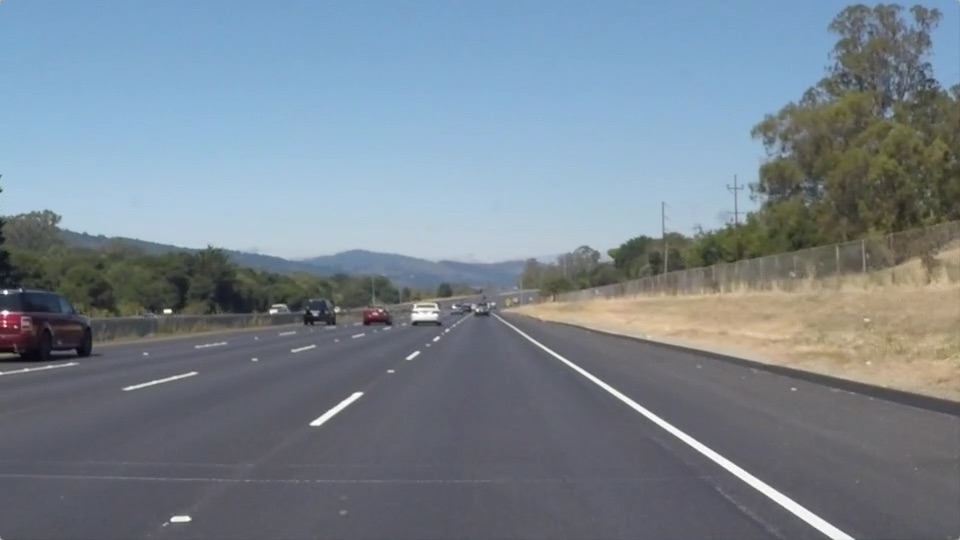
#> input picture test_images/solidWhiteRight.jpg, 960 x 540 px
$ jupyter execute --allow-errors Finding-Lane-Lines-Project.ipynb   (shell and % lines are left out)
#> lines starting #> are read from the running program, lines starting #| are printed output that depends on the picture; after the words box and inside, x2 and y2 are one past the last pixel; in counts of white or black regions, pixels touching at a corner belong together
# Self-Driving Car Engineer Nanodegree

## Project: **Finding Lane Lines on the Road**
***
In this project, you will use the tools you learned about in the lesson to identify lane lines on the road.  You can develop your pipeline on a series of individual images, and later apply the result to a video stream (really just a series of images). Check out the video clip "raw-lines-example.mp4" (also contained in this repository) to see what the output should look like after using the helper functions below.

Once you have a result that looks roughly like "raw-lines-example.mp4", you'll need to get creative and try to average and/or extrapolate the line segments you've detected to map out the full extent of the lane lines.  You can see an example of the result you're going for in the video "P1_example.mp4".  Ultimately, you would like to draw just one line for the left side of the lane, and one for the right.

In addition to implementing code, there is a brief writeup to complete. The writeup should be completed in a separate file, which can be either a markdown file or a pdf document. There is a [write up template](https://github.com/udacity/CarND-LaneLines-P1/blob/master/writeup_template.md) that can be used to guide the writing process. Completing both the code in the Ipython notebook and the writeup template will cover all of the [rubric points](https://review.udacity.com/#!/rubrics/322/view) for this project.

---
Let's have a look at our first image called 'test_images/solidWhiteRight.jpg'.  Run the 2 cells below (hit Shift-Enter or the "play" button above) to display the image.

**Note: If, at any point, you encounter frozen display windows or other confounding issues, you can always start again with a clean slate by going to the "Kernel" menu above and selecting "Restart & Clear Output".**

---

**The tools you have are color selection, region of interest selection, grayscaling, Gaussian smoothing, Canny Edge Detection and Hough Tranform line detection.  You  are also free to explore and try other techniques that were not presented in the lesson.  Your goal is piece together a pipeline to detect the line segments in the image, then average/extrapolate them and draw them onto the image for display (as below).  Once you have a working pipeline, try it out on the video stream below.**

---

<figure>

 <figcaption>
 <p></p>
 <p style="text-align: center;"> Your output should look something like this (above) after detecting line segments using the helper functions below </p>
 </figcaption>
</figure>
 <p></p>
<figure>

 <figcaption>
 <p></p>
 <p style="text-align: center;"> Your goal is to connect/average/extrapolate line segments to get output like this</p>
 </figcaption>
</figure>

**Run the cell below to import some packages.  If you get an `import error` for a package you've already installed, try changing your kernel (select the Kernel menu above --> Change Kernel).  Still have problems?  Try relaunching Jupyter Notebook from the terminal prompt.  Also, consult the forums for more troubleshooting tips.**

## Import Packages

[cell 1]
#importing some useful packages
import matplotlib.pyplot as plt
import matplotlib.image as mpimg
import numpy as np
import cv2

## Read in an Image

[cell 2]
#reading in an image
image = mpimg.imread('test_images/solidWhiteRight.jpg')
#> image is the input picture: shape (540, 960, 3); mean R, G, B 120.3, 132.6, 143.7

#printing out some stats and plotting
print('This image is:', type(image), 'with dimensions:', image.shape)
#| This image is: <class 'numpy.ndarray'> with dimensions: (540, 960, 3)
plt.imshow(image)  # if you wanted to show a single color channel image called 'gray', for example, call as plt.imshow(gray, cmap='gray')

## Ideas for Lane Detection Pipeline

**Some OpenCV functions (beyond those introduced in the lesson) that might be useful for this project are:**

`cv2.inRange()` for color selection
`cv2.fillPoly()` for regions selection
`cv2.line()` to draw lines on an image given endpoints
`cv2.addWeighted()` to coadd / overlay two images
`cv2.cvtColor()` to grayscale or change color
`cv2.imwrite()` to output images to file
`cv2.bitwise_and()` to apply a mask to an image

**Check out the OpenCV documentation to learn about these and discover even more awesome functionality!**

## Helper Functions

Below are some helper functions to help get you started. They should look familiar from the lesson!

[cell 3]
import math

def grayscale(img):
    """Applies the Grayscale transform
    This will return an image with only one color channel
    but NOTE: to see the returned image as grayscale
    (assuming your grayscaled image is called 'gray')
    you should call plt.imshow(gray, cmap='gray')"""
    return cv2.cvtColor(img, cv2.COLOR_RGB2GRAY)
    # Or use BGR2GRAY if you read an image with cv2.imread()
    # return cv2.cvtColor(img, cv2.COLOR_BGR2GRAY)

def canny(img, low_threshold, high_threshold):
    """Applies the Canny transform"""
    return cv2.Canny(img, low_threshold, high_threshold)

def gaussian_blur(img, kernel_size):
    """Applies a Gaussian Noise kernel"""
    return cv2.GaussianBlur(img, (kernel_size, kernel_size), 0)

def region_of_interest(img, vertices):
    """
    Applies an image mask.

    Only keeps the region of the image defined by the polygon
    formed from `vertices`. The rest of the image is set to black.
    """
    #defining a blank mask to start with
    mask = np.zeros_like(img)

    #defining a 3 channel or 1 channel color to fill the mask with depending on the input image
    if len(img.shape) > 2:
        channel_count = img.shape[2]  # i.e. 3 or 4 depending on your image
        ignore_mask_color = (255,) * channel_count
    else:
        ignore_mask_color = 255

    #filling pixels inside the polygon defined by "vertices" with the fill color
    cv2.fillPoly(mask, vertices, ignore_mask_color)

    #returning the image only where mask pixels are nonzero
    masked_image = cv2.bitwise_and(img, mask)
    return masked_image


# [65 lines left out: functions draw_lines, draw_continuous_lines, not called in this run]

def draw_filtered_lines(img, lines, margins, color=[255, 0, 0], thickness=10):
    """Draws continous line shapes and filters out irrelevant Hough lines.

    This functions builds on top of draw_continuous_lines() adn performs an additional
    line filtering. Only lines whose prolongations strictly cross the region of interest
    from top to bottom are considered.
    """

    top = margins[0]
    bottom = margins[1]
    left_top = margins[2]
    right_top = margins[3]
    left_bottom = margins[4]
    right_bottom = margins[5]

    [_, cols, _] = img.shape
    num_lines = len(lines)
    slopes = []
    offsets = []
    weights = []

    my_lines = []
    for line in lines:
        for x1,y1,x2,y2 in line:
            slope = (y2-y1)/(x2-x1)
            offset = y1 - slope*x1

            # Does the prolongation cross the bottom of ROI?
            x = (bottom-offset)/slope
            if x < left_bottom or x > right_bottom:
                continue

            # Does the prolongation cross the top of ROI?
            x = (top-offset)/slope
            if x < left_top or x > right_top:
                continue

            #cv2.line(img, (x1, y1), (x2, y2), color, thickness)
            slopes.append(slope)
            offsets.append(offset)
            weights.append(np.linalg.norm(np.array([x2-x1, y2-y1])))

    slopes = np.asarray(slopes)
    offsets = np.asarray(offsets)
    weights = np.asarray(weights)

    #Right lane (positive slope)
    # This is somewhat confusing due to the fact that the reference (0,0) is tope-left corner
    try:
        mask = slopes > 0
        left_slope = np.sum(slopes[mask] * weights[mask])/np.sum(weights[mask])
        left_offset = np.sum(offsets[mask] * weights[mask])/np.sum(weights[mask])

        y1 = int(cols)
        y2 = int(top)
        x1 = int((y1 - left_offset)/left_slope)
        x2 = int((y2 - left_offset)/left_slope)
        cv2.line(img, (x1, y1), (x2, y2), color, thickness)
    except:
        pass

    #Left lane (negative slope)
    try:
        mask = slopes < 0
        right_slope = np.sum(slopes[mask] * weights[mask])/np.sum(weights[mask])
        right_offset = np.sum(offsets[mask] * weights[mask])/np.sum(weights[mask])

        y1 = int(cols)
        y2 = int(top)
        x1 = int((y1 - right_offset)/right_slope)
        x2 = int((y2 - right_offset)/right_slope)
        cv2.line(img, (x1, y1), (x2, y2), color, thickness)
    except:
        pass

def hough_lines(img, rho, theta, threshold, min_line_len, max_line_gap, margins):
    """
    `img` should be the output of a Canny transform.

    Returns an image with hough lines drawn.
    """
    lines = cv2.HoughLinesP(img, rho, theta, threshold, np.array([]), minLineLength=min_line_len, maxLineGap=max_line_gap)
    line_img = np.zeros((img.shape[0], img.shape[1], 3), dtype=np.uint8)

    # Here we can use different functions for drawing lines.
    #draw_lines(line_img, lines)
    #draw_continuous_lines(line_img, lines, top=top)
    draw_filtered_lines(line_img, lines, margins)
    return line_img

# Python 3 has support for cool math symbols.

# [13 lines left out: function weighted_img, not called in this run]

## Test Images

Build your pipeline to work on the images in the directory "test_images"
**You should make sure your pipeline works well on these images before you try the videos.**

[cell 4]
import os
os.listdir("test_images/")

## Build a Lane Finding Pipeline

Build the pipeline and run your solution on all test_images. Make copies into the `test_images_output` directory, and you can use the images in your writeup report.

Try tuning the various parameters, especially the low and high Canny thresholds as well as the Hough lines parameters.

[cell 5]
# TODO: Build your pipeline that will draw lane lines on the test_images
# then save them to the test_images_output directory.

imgs = os.listdir("test_images/")

def custom_img_combination(line_img, initial_img):
    '''Draws a solid line on top of an image.

    Unlike addWeighted by OpenCV, this function place the line
    on top of the image without any kind of averaging. This implementation
    is far from being efficient but this is not critical in this project.
    '''
    img = np.copy(initial_img)
    [rows, cols, _] = img.shape
    mask = np.sum(line_img, axis=2)

    red = img[:,:,0]
    green = img[:,:,1]
    blue = img[:,:,2]

    red[mask == 255] = 255
    green[mask == 255] = 0
    blue[mask == 255] = 0

    img[:,:,0] = red
    img[:,:,1] = green
    img[:,:,2] = blue

    return img

# Parameter settings
kernel_size = 5
low_threshold = 50
high_threshold = 90

rho = 2*1
theta = 2*np.pi/180
threshold = 40
min_line_length = 20
max_line_gap = 15

for ii in range(0, len(imgs)):
    image = mpimg.imread('test_images/' + imgs[ii])
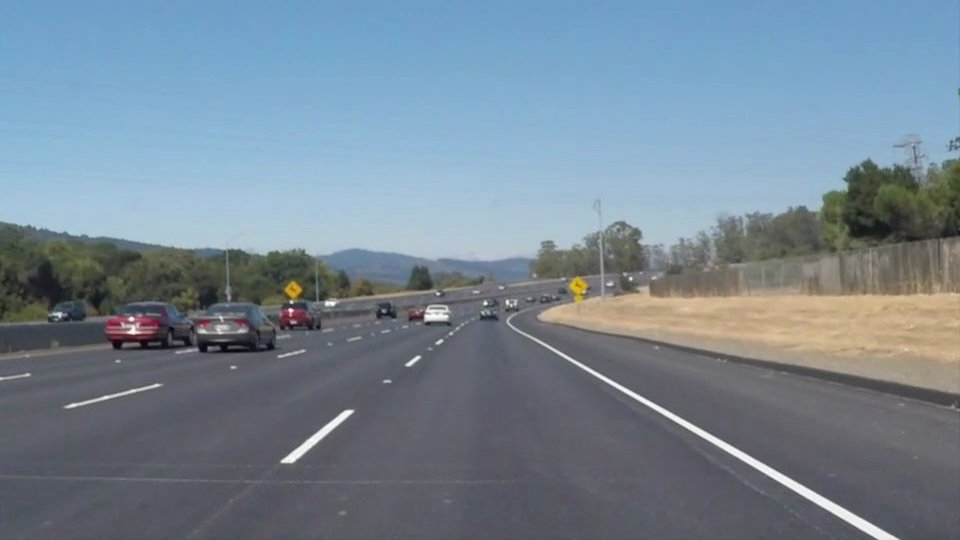
#> input picture test_images/solidWhiteCurve.jpg, 960 x 540 px
#> image is the input picture: shape (540, 960, 3); mean R, G, B 118.5, 134.5, 148.1

    # Convert to gray scale, blur (optional) and apply Canny
    gray = grayscale(image)
    blur = gaussian_blur(gray, kernel_size=kernel_size)
    edge = canny(blur, low_threshold=low_threshold, high_threshold=high_threshold)
#> in canny, `return cv2.Canny(img, low_threshold, high_threshold)`:
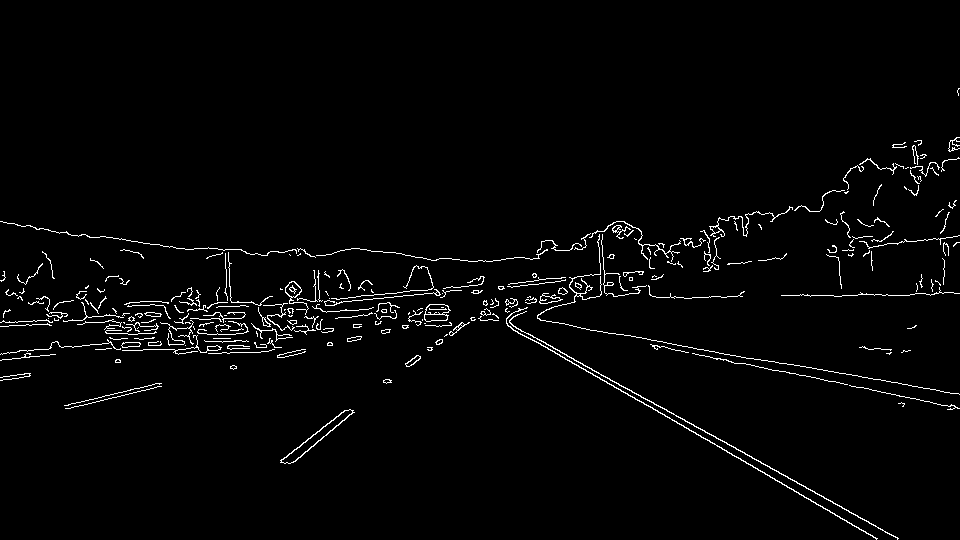
#> returned value: shape (540, 960); 2.2% white in thin lines or dots, all inside (x1, y1, x2, y2) = (0, 88, 960, 540)

    # Focus on ROI
    [rows, cols, _] = image.shape
    top = int(rows*0.6)
    bottom = rows
    bottom_left = int(cols*0.1)
    bottom_right = int(cols*0.95)
    top_left = int(cols*0.46)
    top_right = int(cols*0.54)
    vertices = np.array([[(bottom_left, bottom), (top_left, top), (top_right, top), (bottom_right, bottom)]], dtype=np.int32)

    #out = region_of_interest(gray, vertices=vertices)
    edge = region_of_interest(edge, vertices=vertices)

    # Line detection by Hough transform
    margins = np.array([top, bottom, top_left, top_right, bottom_left, bottom_right])
    line_img = hough_lines(edge, rho, theta, threshold, min_line_length, max_line_gap, margins)
#> in hough_lines, `lines = cv2.HoughLinesP(img, rho, theta, threshold, np.array([]), minL..`: lines = 16 rows, first 6: [507, 325, 877, 538], [726, 442, 835, 504], [574, 360, 704, 430], [280, 462, 346, 410], [293, 462, 353, 412], [778, 471, 897, 539]
#> in draw_filtered_lines, `num_lines = len(lines)`: num_lines = 16
#> the loop in draw_filtered_lines, `for line in lines:` made 16 passes
#> after the loop in draw_filtered_lines, `for line in lines:`: offsets = [33.13, 50.92, 682.6, 706.2, 31.14, 661.9, 34.43, 660.3, 660.7, 46.05, 675.4, 658.5, 46.95, 52.15]; slopes = [0.576, 0.538, -0.788, -0.833, 0.578, -0.723, 0.565, -0.727, -0.724, 0.553, -0.769, -0.727, 0.55, 0.538]; weights = [426.9, 147.6, 84.02, 78.1, 297.9, 58.01, 79.26, 40.8, 71.61, 43.42, 82.01, 68.01, 22.83, 120.4]
#> in draw_filtered_lines, `mask = slopes > 0`: mask = [True, True, False, False, True, False, True, False, False, True, False, False, True, True]
#> in draw_filtered_lines, `left_slope = np.sum(slopes[mask] * weights[mask])/np.sum(weights[mask])`: left_slope = 0.565
#> in draw_filtered_lines, `left_offset = np.sum(offsets[mask] * weights[mask])/np.sum(weights[mas..`: left_offset = 37.79
#> in draw_filtered_lines, `x1 = int((y1 - left_offset)/left_slope)`: x1 = 1631
#> in draw_filtered_lines, `x2 = int((y2 - left_offset)/left_slope)`: x2 = 506
#> in draw_filtered_lines, `mask = slopes < 0`: mask = [False, False, True, True, False, True, False, True, True, False, True, True, False, False]
#> in draw_filtered_lines, `right_slope = np.sum(slopes[mask] * weights[mask])/np.sum(weights[mask])`: right_slope = -0.761
#> in draw_filtered_lines, `right_offset = np.sum(offsets[mask] * weights[mask])/np.sum(weights[ma..`: right_offset = 674.2
#> in draw_filtered_lines, `x1 = int((y1 - right_offset)/right_slope)`: x1 = -375
#> in draw_filtered_lines, `x2 = int((y2 - right_offset)/right_slope)`: x2 = 460

    #out = weighted_img(line_img, image, α=1, β=1.0, γ=0.)
    out = custom_img_combination(line_img, image)
#> in custom_img_combination, `red[mask == 255] = 255`:
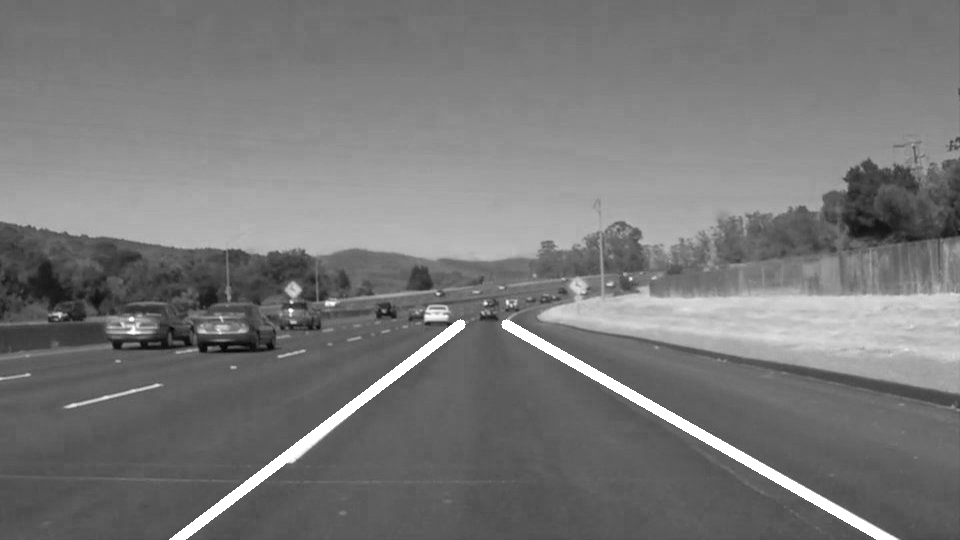
#> red: shape (540, 960); min 6, max 255, mean 120.3
#> in custom_img_combination, `green[mask == 255] = 0`:
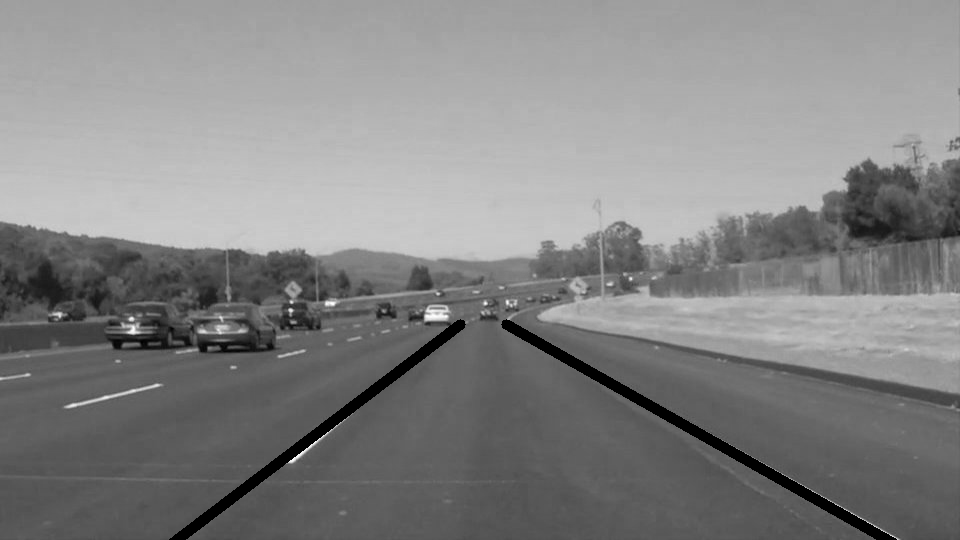
#> green: shape (540, 960); min 0, max 255, mean 132.1
#> in custom_img_combination, `blue[mask == 255] = 0`:
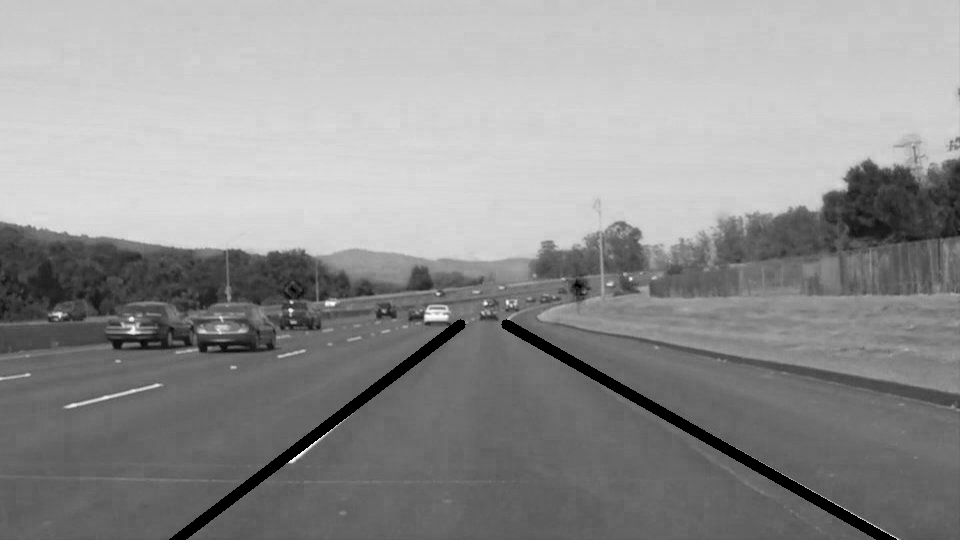
#> blue: shape (540, 960); min 0, max 255, mean 145.6
#> in custom_img_combination, `img[:,:,0] = red`:
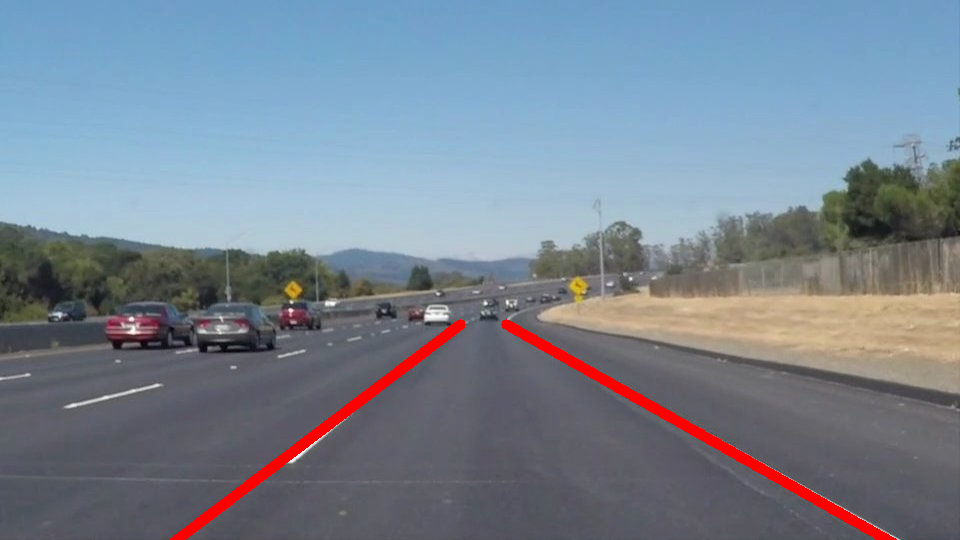
#> img: shape (540, 960, 3); 1.63% of pixels changed, all inside (x1, y1, x2, y2) = (169, 319, 897, 540)
    mask = region_of_interest(edge, vertices=vertices) == 1
    line_img[mask] = 0

    cv2.imwrite('test_images_output/' + imgs[ii] + '.png', cv2.cvtColor(out, cv2.COLOR_RGB2BGR))
    plt.figure(), plt.imshow(region_of_interest(edge, vertices=vertices), cmap='gray')
    plt.figure(), plt.imshow(line_img, cmap='gray')
    plt.figure(), plt.imshow(out)

    #cv2.imwrite('test_images_output/test.png', cv2.cvtColor(line_img, cv2.COLOR_RGB2BGR))
